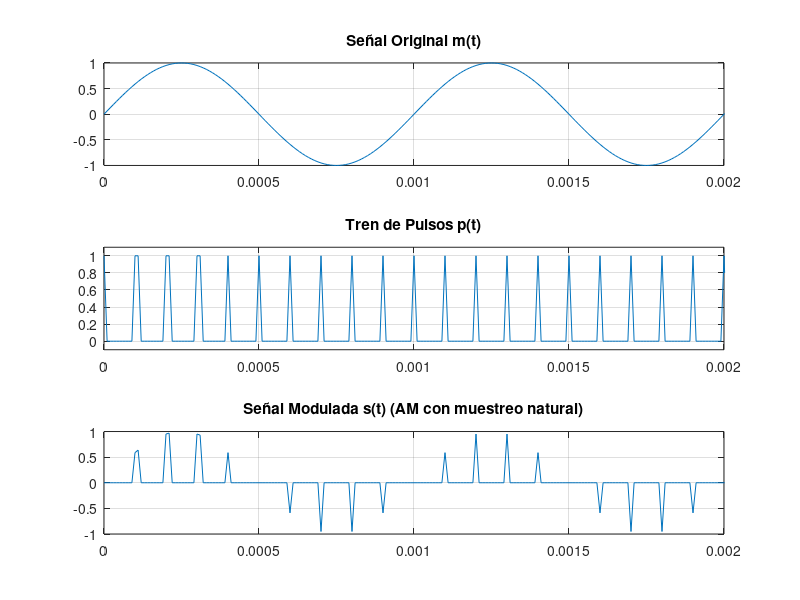

This chart was generated by the following MATLAB code:

% Parámetros configurables
A = 1;              % Amplitud de la señal
fc = 1000;          % Frecuencia de la señal (Hz)
fs = 10000;         % Frecuencia de muestreo del tren de pulsos (Hz)
d = 0.1;            % Ciclo de trabajo (d = τ / Ts_pulse)
fs_signal = 1e5;    % Frecuencia de muestreo de m(t) (Hz)
duracion = 1;       % Duración en segundos

% Cálculo de parámetros derivados
Ts_signal = 1 / fs_signal;      % Periodo de muestreo de m(t)
Ts_pulse = 1 / fs;              % Periodo del tren de pulsos
tau = d * Ts_pulse;             % Ancho del pulso (τ)
t = 0:Ts_signal:duracion - Ts_signal; % Vector de tiempo

% Generar señal sinusoidal m(t)
m = A * sin(2 * pi * fc * t);

% Generar tren de pulsos p(t) con muestreo natural
p = (mod(t, Ts_pulse) < tau);   % 1 durante τ, 0 en otro caso

% Aplicar modulación AM
s = m .* p;  % Señal modulada

% Visualización
figure;
subplot(3,1,1);
plot(t, m);
xlim([0, 2/fc]);  % Mostrar 2 periodos de m(t)
title('Señal Original m(t)');
grid on;

subplot(3,1,2);
plot(t, p);
xlim([0, 2/fc]);  % Mostrar 2 periodos del tren de pulsos
ylim([-0.1, 1.1]);
title('Tren de Pulsos p(t)');
grid on;

subplot(3,1,3);
plot(t, s);
xlim([0, 2/fc]);  % Mostrar 2 periodos de la señal modulada
title('Señal Modulada s(t) (AM con muestreo natural)');
grid on;